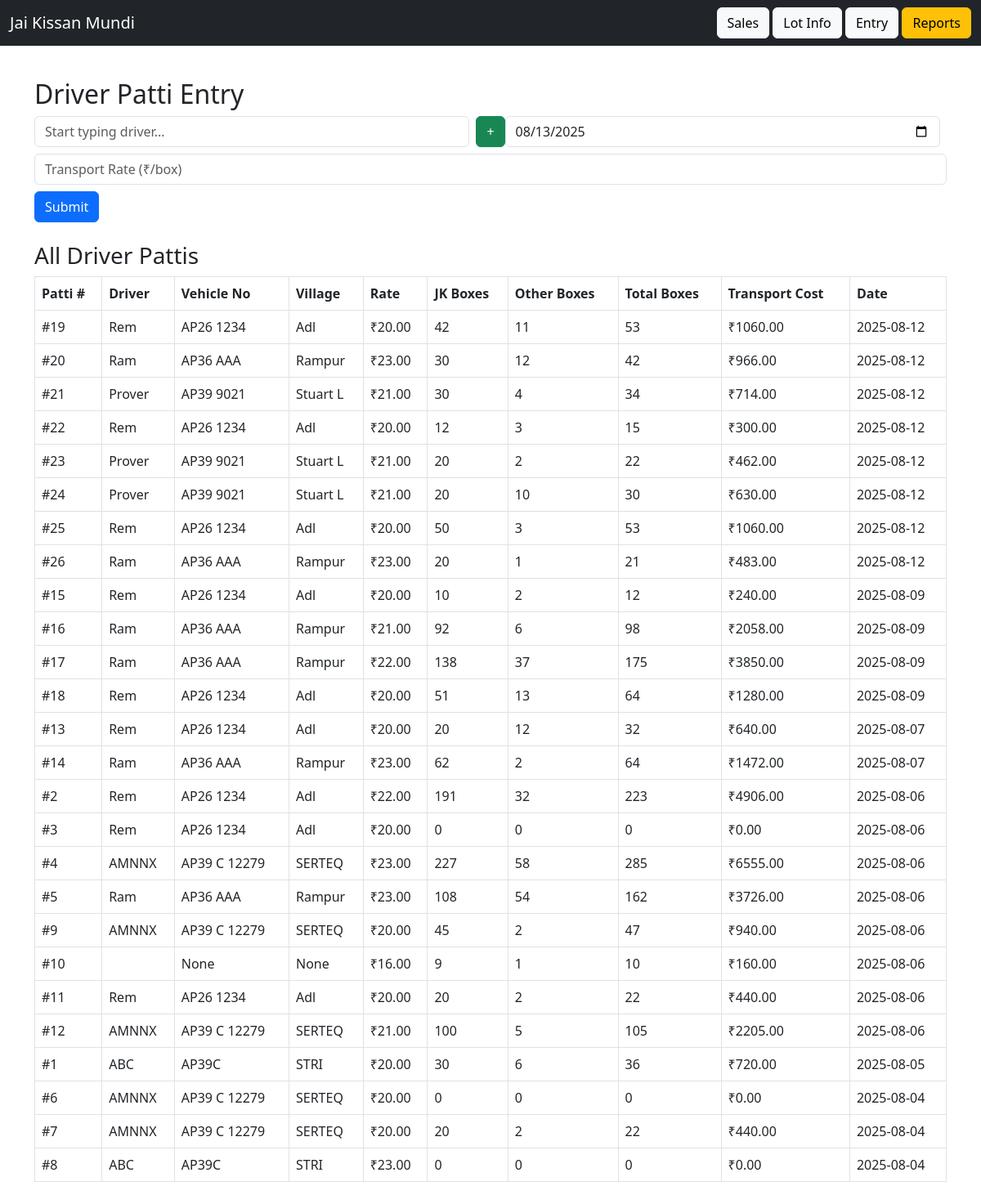
The app's page /driver_patti, older data.
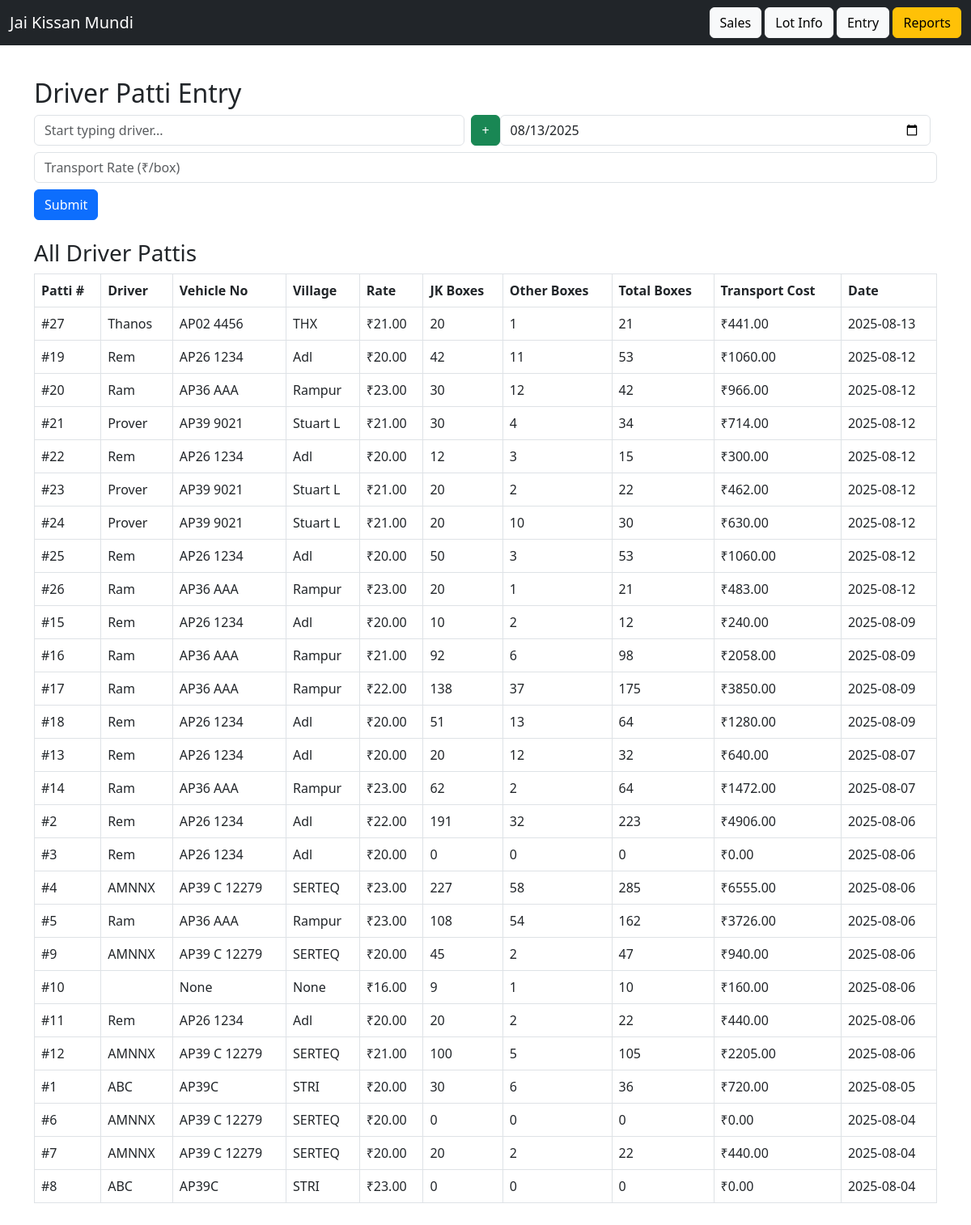
The same page, newer data.
### app/models.py (models this page shows)
class DriverPatti(db.Model):
    id = db.Column(db.Integer, primary_key=True)
    driver_id = db.Column(db.Integer, db.ForeignKey('driver.id'))
    transport_rate = db.Column(db.Float)
    date = db.Column(db.String)

### app/routes.py (the view, shortened to what this page needs)
@main.route('/driver_patti', methods=['GET', 'POST'])
def driver_patti():
    conn = get_db_connection()
    rows = conn.execute("""
        SELECT
            dp.id AS patti_id,
            d.name AS driver_name,
            d.vehicle_number,
            d.village,
            dp.transport_rate,
            dp.date,
            IFNULL(SUM(l.jk_boxes), 0) AS jk_boxes,
            IFNULL(SUM(l.other_boxes), 0) AS other_boxes,
            IFNULL(SUM(l.jk_boxes + l.other_boxes), 0) AS total_boxes,
            ROUND(IFNULL(SUM(l.jk_boxes + l.other_boxes), 0) * dp.transport_rate, 2) AS cost
        FROM driver_patti dp
        JOIN driver d ON dp.driver_id = d.id
        LEFT JOIN lot_info l ON dp.id = l.driver_patti_id
        GROUP BY dp.id
        ORDER BY dp.date DESC
    """).fetchall()
    drivers = conn.execute("SELECT * FROM driver ORDER BY name").fetchall()
    conn.close()
    today = date.today().isoformat()
    return render_template('driver_patti.html', pattis=rows, drivers=drivers, today=today)

### app/routes.py (called while the page is built)
def get_db_connection():
    conn = sqlite3.connect(DB_PATH)
    conn.row_factory = sqlite3.Row  # Allows accessing columns by name
    return conn

### app/templates/driver_patti.html (shortened to what this page needs)
{% extends 'base.html' %}
{% block content %}
<h2>Driver Patti Entry</h2>
<form method="post" class="mb-4">
<div class="mb-2 d-flex align-items-center">
  <input id="driver_search" class="form-control me-2" placeholder="Start typing driver..." required />
   <button type="button" class="btn btn-success" data-bs-toggle="modal" data-bs-target="#addDriverModal">+</button>
  <input type="date" name="date" id="patti_date" class="form-control me-2" required value="{{ today }}">
</div>
  <input type="number" step="0.01" name="transport_rate" placeholder="Transport Rate (₹/box)" class="form-control mb-2" required>
  <button type="submit" class="btn btn-primary">Submit</button>
</form>
<h3>All Driver Pattis</h3>
<table class="table table-bordered" id="pattisTable">
  <thead>
    <tr>
      <th>Patti #</th>
      <th>Driver</th>
      <th>Vehicle No</th>
      <th>Village</th>
      <th>Rate</th>
      <th>JK Boxes</th>
      <th>Other Boxes</th>
      <th>Total Boxes</th>
      <th>Transport Cost</th>
      <th>Date</th>
    </tr>
  </thead>
  <tbody>
    {% for p in pattis %}
    <tr>
      <td>#{{ p['patti_id'] }}</td>
      <td>{{ p['driver_name'] }}</td>
      <td>{{ p['vehicle_number'] }}</td>
      <td>{{ p['village'] }}</td>
      <td>₹{{ "%.2f"|format(p['transport_rate']) }}</td>
      <td>{{ p['jk_boxes'] }}</td>
      <td>{{ p['other_boxes'] }}</td>
      <td>{{ p['total_boxes'] }}</td>
      <td>₹{{ "%.2f"|format(p['cost']) }}</td>
      <td>{{ p['date'] }}</td>
    </tr>
    {% endfor %}
  </tbody>
</table>
{% endblock %}

Row changes from the older to the newer data that the page shows:
added DriverPatti: patti_id "27", driver_name "Thanos", vehicle_number "AP02 4456", village "THX", transport_rate "21.00", jk_boxes "20", other_boxes "1", total_boxes "21", cost "441.00", date "2025-08-13"
